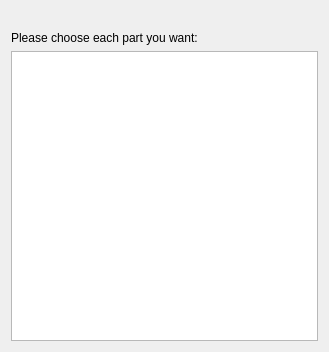
<?xml version="1.0" encoding="UTF-8"?>
<ui version="4.0">
 <class>nash_Dialog2</class>
 <widget class="QDialog" name="nash_Dialog2">
  <property name="geometry">
   <rect>
    <x>0</x>
    <y>0</y>
    <width>329</width>
    <height>352</height>
   </rect>
  </property>
  <property name="windowTitle">
   <string>Library Program</string>
  </property>
  <layout class="QVBoxLayout" name="verticalLayout">
   <item>
    <widget class="QLabel" name="label_2">
     <property name="text">
      <string/>
     </property>
    </widget>
   </item>
   <item>
    <widget class="QLabel" name="label">
     <property name="text">
      <string>Please choose each part you want:</string>
     </property>
    </widget>
   </item>
   <item>
    <widget class="QListWidget" name="listWidget"/>
   </item>
  </layout>
 </widget>
 <resources/>
 <connections/>
</ui>
